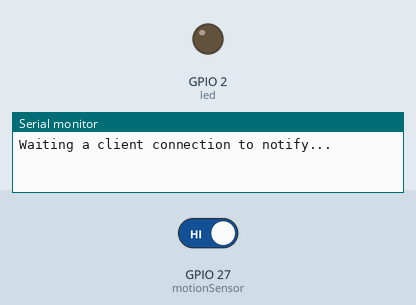
This sketch was run on a simulated ESP32. Shown: output pins drawn as LEDs (lit = HIGH), the last lines printed to the serial monitor. Inputs (shaded band) come from the test bench; at power-on: GPIO 27 (motionSensor) HIGH. Nothing arrives over Bluetooth unless stated; a phone connects over Bluetooth LE 3 s after start.

Above: at 1.2 s.
1.3 s: GPIO 27 (motionSensor) driven LOW
At 7.3 s:
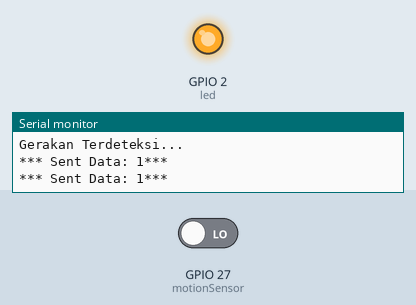
Timing chart, 0 to 8.8 s (numbered marks = the images above; inputs shaded):
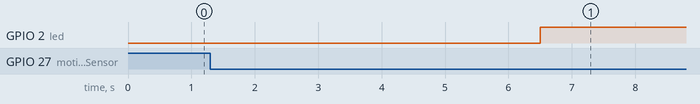

Measured:
- after the input at 1.3 s, GPIO 2 (led): LOW → HIGH after 5.2 s

The sketch:

pirSensor.ino
```cpp
// source code untuk pirSensor dengan sudah diimplementasikan pada bleNotify

#include <BLEDevice.h>
#include <BLEServer.h>
#include <BLEUtils.h>
#include <BLE2902.h>

BLEServer* pServer = NULL;
BLECharacteristic* pCharacteristic = NULL;
bool deviceConnected = false;
bool oldDeviceConnected = false;
uint32_t value = 0;


#define timeSeconds 5

// Set GPIOs for LED and PIR Motion Sensor
const int led = 2;
const int motionSensor = 27;
int gerak = 0;

// Timer: Auxiliary variables
unsigned long now = millis();
unsigned long lastTrigger = 0;
boolean startTimer = false;

void IRAM_ATTR detectsMovement() {
  Serial.println("Tidak ada geakan!!!");
  digitalWrite(led, LOW);
  startTimer = true;
  lastTrigger = millis();
  gerak = 0;
}

// See the following for generating UUIDs:
// https://www.uuidgenerator.net/

#define SERVICE_UUID "4fafc201-1fb5-459e-8fcc-c5c9c331914b"
#define CHARACTERISTIC_UUID "beb5483e-36e1-4688-b7f5-ea07361b26a8"


class MyServerCallbacks: public BLEServerCallbacks {
    void onConnect(BLEServer* pServer) {
      deviceConnected = true;
    };

    void onDisconnect(BLEServer* pServer) {
      deviceConnected = false;
    }
};


void setup() {
  Serial.begin(115200);

  // Create the BLE Device
  BLEDevice::init("ESP32 Apri");

  // Create the BLE Server
  pServer = BLEDevice::createServer();
  pServer->setCallbacks(new MyServerCallbacks());

  // Create the BLE Service
  BLEService *pService = pServer->createService(SERVICE_UUID);

  // Create a BLE Characteristic
  pCharacteristic = pService->createCharacteristic(
                      CHARACTERISTIC_UUID,
                      BLECharacteristic::PROPERTY_READ |
                      BLECharacteristic::PROPERTY_WRITE |
                      BLECharacteristic::PROPERTY_NOTIFY |
                      BLECharacteristic::PROPERTY_INDICATE
                    );

  // https://www.bluetooth.com/specifications/gatt/viewer?attributeXmlFile=org.bluetooth.descriptor.gatt.client_characteristic_configuration.xml
  // Create a BLE Descriptor
  pCharacteristic->addDescriptor(new BLE2902());

  // Start the service
  pService->start();

  // Start advertising
  BLEAdvertising *pAdvertising = BLEDevice::getAdvertising();
  pAdvertising->addServiceUUID(SERVICE_UUID);
  pAdvertising->setScanResponse(false);
  pAdvertising->setMinPreferred(0x0); // set value to 0x00 to not advertise this parameter
  BLEDevice::startAdvertising();
  Serial.println("Waiting a client connection to notify...");


  // PIR Motion Sensor mode INPUT_PULLUP
  pinMode(motionSensor, INPUT_PULLUP);

  attachInterrupt(digitalPinToInterrupt(motionSensor), detectsMovement, FALLING);

  // Set LED to LOW
  pinMode(led, OUTPUT);
  digitalWrite(led, LOW);
}

void loop() {
  // notify changed value
  if (deviceConnected) {
    // Current time
    now = millis();
    // Turn off the LED after the number of seconds defined in the timeSeconds variable
    if (startTimer && (now - lastTrigger > (timeSeconds * 1000))) {
      Serial.println("Gerakan Terdeteksi...");
      digitalWrite(led, HIGH);
      startTimer = false;
      gerak = 1;
    }

    char gerakString[2];
    dtostrf(gerak, 1, 2, gerakString);

    char pirDataString[16];
    sprintf(pirDataString, "%d", gerak);

    // pTxCharacteristic->setValue(&txValue, 1);
    pCharacteristic->setValue(pirDataString);
    pCharacteristic->notify();

    Serial.print("*** Sent Data: ");
    Serial.print(pirDataString);
    Serial.println("***");
    delay(500); // bluetooth stack will go into congestion, if too many packets are sent, in 6 hours test i was able to go as low as 3ms
  }
  // disconnecting
  if (!deviceConnected && oldDeviceConnected) {
    delay(500); // give the bluetooth stack the chance to get things ready
    pServer->startAdvertising(); // restart advertising
    Serial.println("start advertising");
    oldDeviceConnected = deviceConnected;
  }
  // connecting
  if (deviceConnected && !oldDeviceConnected) {
    // do stuff here on connecting
    oldDeviceConnected = deviceConnected;
  }
}
```
